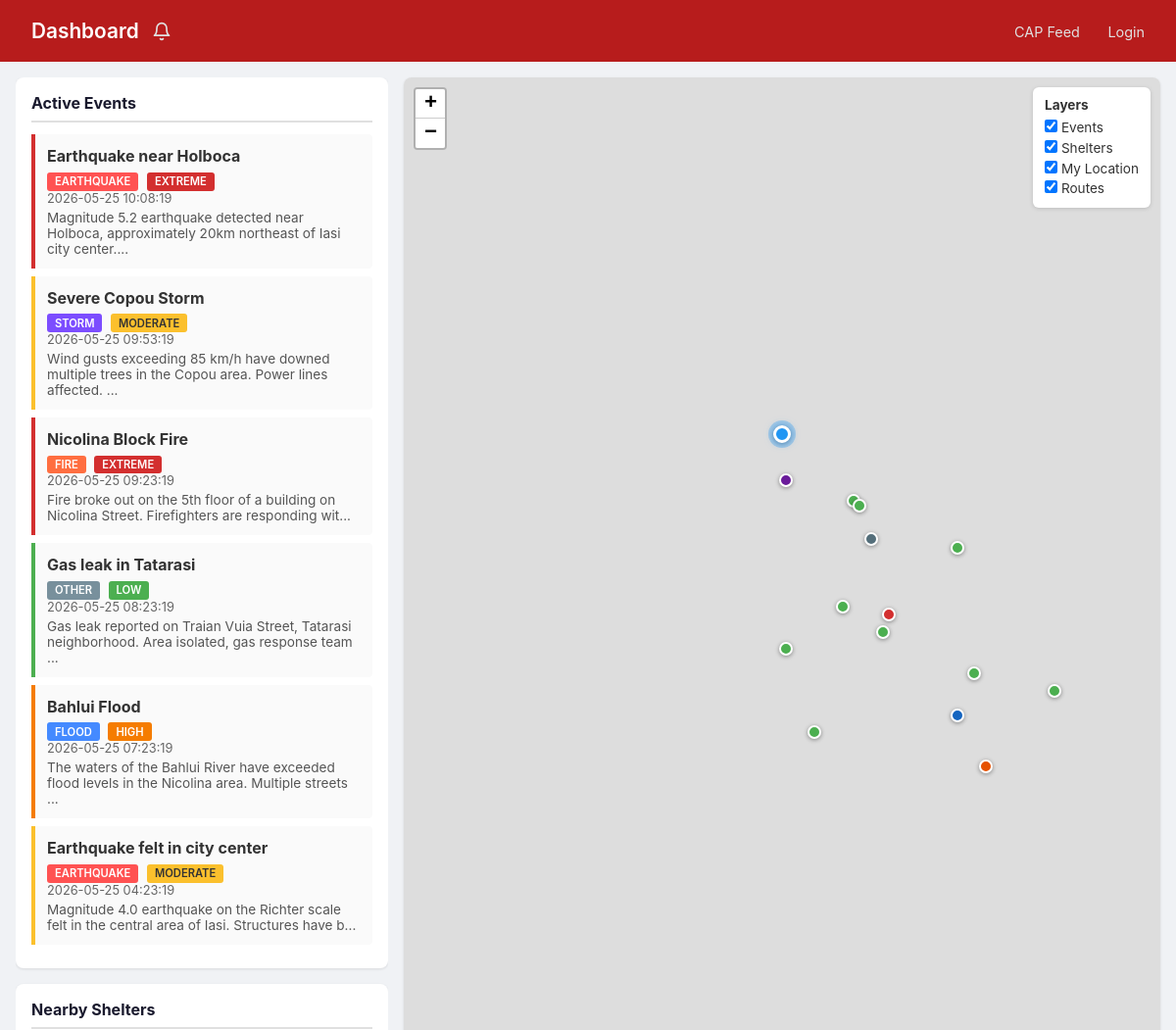
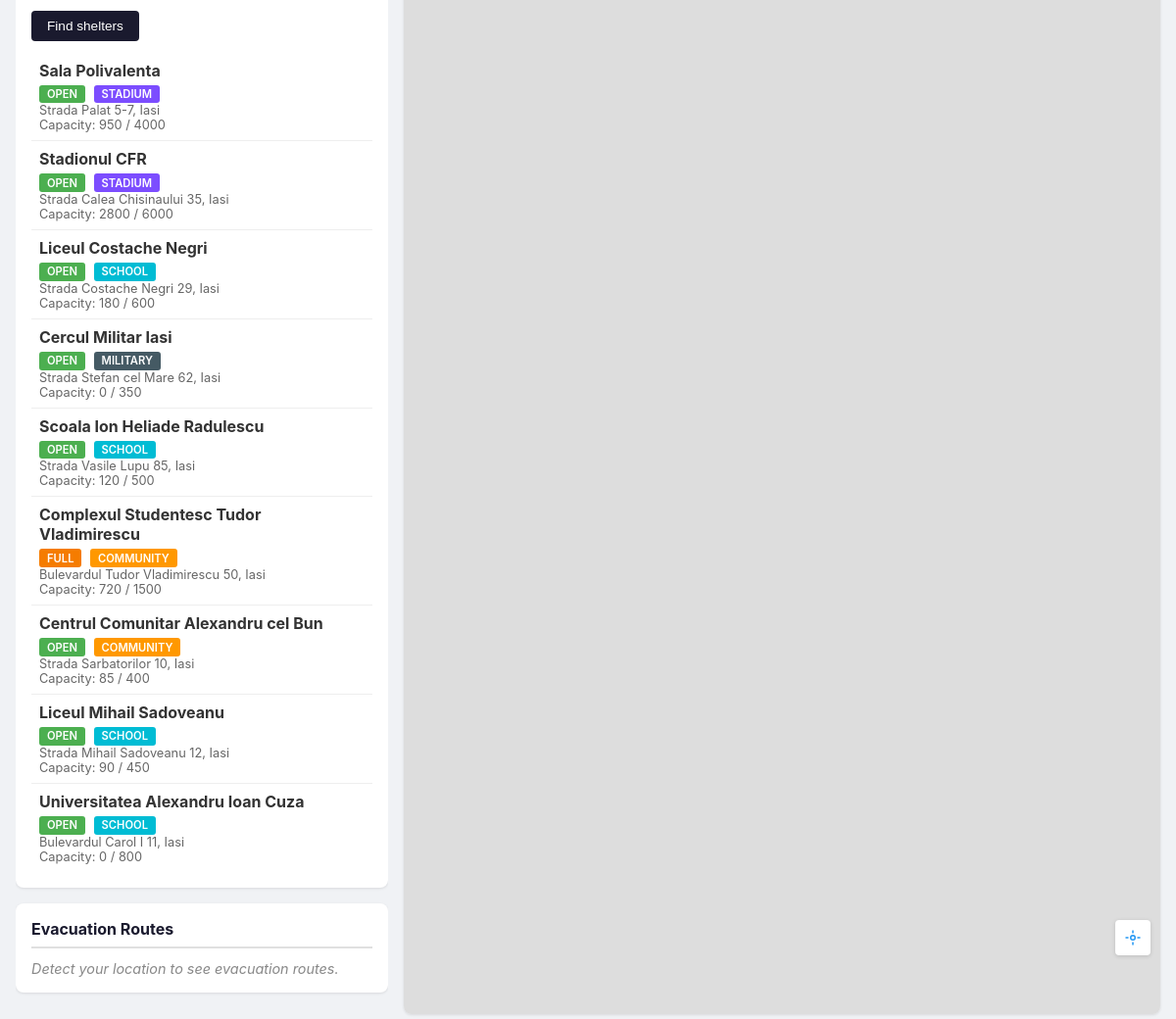
/dashboard, run on the app's committed database (2 pictures, top to bottom).
### tables this page shows
CREATE TABLE IF NOT EXISTS emergency_events (
    id              INT UNSIGNED NOT NULL AUTO_INCREMENT,
    event_type      ENUM('earthquake', 'flood', 'fire', 'storm', 'other') NOT NULL,
    title           VARCHAR(255) NOT NULL,
    description     TEXT,
    severity        ENUM('low', 'moderate', 'high', 'extreme') NOT NULL DEFAULT 'moderate',
    latitude        DECIMAL(10, 7),
    longitude       DECIMAL(10, 7),
    status          ENUM('active', 'resolved') NOT NULL DEFAULT 'active',
    started_at      TIMESTAMP NOT NULL DEFAULT CURRENT_TIMESTAMP,
    resolved_at     TIMESTAMP NULL DEFAULT NULL,
    created_at      TIMESTAMP NOT NULL DEFAULT CURRENT_TIMESTAMP,
    updated_at      TIMESTAMP NOT NULL DEFAULT CURRENT_TIMESTAMP ON UPDATE CURRENT_TIMESTAMP,
PRIMARY KEY (id));

CREATE TABLE IF NOT EXISTS shelters (
    id              INT UNSIGNED        NOT NULL AUTO_INCREMENT,
    name            VARCHAR(255)        NOT NULL,
    address         VARCHAR(500)        NOT NULL,
    latitude        DECIMAL(10, 7)      NOT NULL,
    longitude       DECIMAL(10, 7)      NOT NULL,
    geom_point      POINT               NOT NULL,
    capacity        INT UNSIGNED        NOT NULL DEFAULT 0,
    current_occupancy INT UNSIGNED      NOT NULL DEFAULT 0,
    shelter_type    ENUM('stadium', 'school', 'military', 'community', 'other') NOT NULL DEFAULT 'community',
    status          ENUM('open', 'full', 'closed') NOT NULL DEFAULT 'open',
    contact_phone   VARCHAR(30)         DEFAULT NULL,
    notes           TEXT                DEFAULT NULL,
    created_at      TIMESTAMP           NOT NULL DEFAULT CURRENT_TIMESTAMP,
    updated_at      TIMESTAMP           NOT NULL DEFAULT CURRENT_TIMESTAMP ON UPDATE CURRENT_TIMESTAMP,
    PRIMARY KEY (id),
    SPATIAL INDEX idx_shelters_geom (geom_point),
    INDEX idx_shelters_status (status)
);

### api/models/Event.php (called while the page is built, shortened)
<?php
class Event
{
    private $mysql;
    public function __construct($mysql)
    {
        $this->mysql = $mysql;
    }
    public function getActive()
    {
        if (
            !($stmt = $this->mysql->prepare(
                "SELECT id, event_type, title, description, severity, latitude, longitude, status, started_at
             FROM emergency_events
             WHERE status = 'active'
             ORDER BY started_at DESC"
            ))
        ) {
            return [false, 'Error preparing query: ' . $this->mysql->error];
        }
        if (!$stmt->execute()) {
            return [false, 'Error executing query: ' . $this->mysql->error];
        }
        if (!($result = $stmt->get_result())) {
            return [false, 'Error retrieving result: ' . $this->mysql->error];
        }
        $events = [];
        while ($row = $result->fetch_assoc()) {
            $events[] = $row;
        }
        return [true, $events];
    }
}

### api/models/Shelter.php (called while the page is built, shortened)
<?php
class Shelter
{
    private $mysql;
    public function __construct($mysql)
    {
        $this->mysql = $mysql;
    }
    public function getAll()
    {
        if (
            !($stmt = $this->mysql->prepare(
                "SELECT id, name, address, latitude, longitude, capacity, current_occupancy, shelter_type, status, contact_phone, notes
             FROM shelters WHERE status != 'closed'"
            ))
        ) {
            return [false, 'Error preparing query: ' . $this->mysql->error];
        }
        if (!$stmt->execute()) {
            return [false, 'Error executing query: ' . $this->mysql->error];
        }
        if (!($result = $stmt->get_result())) {
            return [false, 'Error retrieving result: ' . $this->mysql->error];
        }
        $shelters = [];
        while ($row = $result->fetch_assoc()) {
            $shelters[] = $row;
        }
        return [true, $shelters];
    }
}

### public/views/PublicDashboard.php (the view, shortened to what this page needs)
<!DOCTYPE html>
<html lang="en">
<head>
    <link rel="stylesheet" href="https://unpkg.com/leaflet@1.9.4/dist/leaflet.css" />
    <link rel="stylesheet" href="dashboard.css">
</head>
<body>
    <header class="dashboard-header">
        <div class="header-top">
            <div class="header-brand">
                <h1>Dashboard</h1>
                <div class="notification-wrapper">
                    <button id="notificationBell" class="notification-bell" aria-label="Notifications">
                        <svg width="20" height="20" viewBox="0 0 24 24" fill="none" stroke="currentColor" stroke-width="2" stroke-linecap="round" stroke-linejoin="round">
                            <path d="M18 8A6 6 0 0 0 6 8c0 7-3 9-3 9h18s-3-2-3-9"/>
                            <path d="M13.73 21a2 2 0 0 1-3.46 0"/>
                        </svg>
                    </button>
                </div>
            </div>
        </div>
        <nav id="headerNav">
            <a href="cap-feed" target="_blank">CAP Feed</a>
            <?php if ($isLoggedIn): ?>
                <a class="logged-in" href="login">Logged in as <?php echo htmlspecialchars($username); ?></a>
            <?php else: ?>
                <a href="login">Login</a>
            <?php endif; ?>
        </nav>
    </header>
    <main class="dashboard-main">
        <div class="dashboard-content">
            <div class="sidebar">
                <section class="panel">
                    <h2>Active Events</h2>
                    <?php if (empty($events)): ?>
                        <p class="empty-state">No active emergencies.</p>
                    <?php else: ?>
                        <ul class="event-list">
                            <?php foreach ($events as $event): ?>
                                <li class="event-item severity-<?php echo htmlspecialchars($event['severity']); ?>"
                                    data-lat="<?php echo htmlspecialchars($event['latitude']); ?>"
                                    data-lng="<?php echo htmlspecialchars($event['longitude']); ?>">
                                    <strong><?php echo htmlspecialchars($event['title']); ?></strong>
                                    <span class="badge badge-<?php echo htmlspecialchars($event['event_type']); ?>">
                                        <?php echo htmlspecialchars($event['event_type']); ?>
                                    </span>
                                    <span class="badge badge-severity-<?php echo htmlspecialchars($event['severity']); ?>">
                                        <?php echo htmlspecialchars($event['severity']); ?>
                                    </span>
                                    <small><?php echo htmlspecialchars($event['started_at']); ?></small>
                                    <p><?php echo htmlspecialchars(mb_strimwidth($event['description'] ?? '', 0, 100, '...')); ?>
                                    </p>
                                </li>
                            <?php endforeach; ?>
                        </ul>
                    <?php endif; ?>
                </section>
                <section class="panel">
                    <h2>Nearby Shelters</h2>
                    <div class="location-controls">
                        <button id="locateBtn" class="btn">Find shelters</button>
                    </div>
                    <div id="shelterList" class="shelter-list">
                        <?php foreach ($shelters as $shelter): ?>
                            <div class="shelter-item" data-lat="<?php echo htmlspecialchars($shelter['latitude']); ?>"
                                data-lng="<?php echo htmlspecialchars($shelter['longitude']); ?>"
                                data-id="<?php echo htmlspecialchars($shelter['id']); ?>">
                                <strong><?php echo htmlspecialchars($shelter['name']); ?></strong>
                                <span class="badge badge-status-<?php echo htmlspecialchars($shelter['status']); ?>">
                                    <?php echo htmlspecialchars($shelter['status']); ?>
                                </span>
                                <span class="badge badge-type-<?php echo htmlspecialchars($shelter['shelter_type']); ?>">
                                    <?php echo htmlspecialchars($shelter['shelter_type']); ?>
                                </span>
                                <small><?php echo htmlspecialchars($shelter['address']); ?></small>
                                <small>Capacity:
                                    <?php echo htmlspecialchars($shelter['current_occupancy'] . ' / ' . $shelter['capacity']); ?></small>
                            </div>
                        <?php endforeach; ?>
                    </div>
                </section>
                <section class="panel">
                    <h2>Evacuation Routes</h2>
                    <div id="routeList" class="route-list">
                        <p class="empty-state">Detect your location to see evacuation routes.</p>
                    </div>
                </section>
            </div>
            <div class="map-container">
                <div id="map"></div>
                <div id="layerControls" class="layer-controls">
                    <strong>Layers</strong>
                    <label><input type="checkbox" id="toggleEvents" checked> Events</label>
                    <label><input type="checkbox" id="toggleShelters" checked> Shelters</label>
                    <label><input type="checkbox" id="toggleUser" checked> My Location</label>
                    <label><input type="checkbox" id="toggleRoutes" checked> Routes</label>
                </div>
                <button id="centerOnMe" class="map-btn center-on-me-btn" title="Center on my location">
                    <svg width="18" height="18" viewBox="0 0 24 24" fill="none" stroke="currentColor" stroke-width="2">
                        <circle cx="12" cy="12" r="3" />
                        <path d="M12 2v4M12 18v4M2 12h4M18 12h4" />
                    </svg>
                </button>
            </div>
        </div>
    </main>
</body>
</html>

### public/dashboard.css (style rules this page uses)
* { margin: 0; padding: 0; box-sizing: border-box; }
body { font-family: -apple-system, BlinkMacSystemFont, "Segoe UI", Roboto, sans-serif; background: #f0f2f5; color: #333; }
.dashboard-header { background: #1a1a2e; color: #fff; padding: 1rem 2rem; display: flex; justify-content: space-between; align-items: center; transition: background 0.4s ease; }
.dashboard-header.header-alert { background: #b71c1c; animation: headerPulse 2s ease-in-out infinite; }
.dashboard-header h1 { font-size: 1.3rem; font-weight: 600; }
.dashboard-header nav a { color: #e0e0e0; text-decoration: none; margin-left: 1.5rem; font-size: 0.9rem; }
.dashboard-main { padding: 1rem; }
.dashboard-content { display: flex; gap: 1rem; height: calc(100vh - 4.5rem); }
.sidebar { width: 380px; min-width: 380px; overflow-y: auto; display: flex; flex-direction: column; gap: 1rem; }
.panel { background: #fff; border-radius: 8px; padding: 1rem; box-shadow: 0 1px 3px rgba(0, 0, 0, 0.1); }
.panel h2 { font-size: 1rem; margin-bottom: 0.75rem; color: #1a1a2e; border-bottom: 2px solid #e0e0e0; padding-bottom: 0.5rem; }
.empty-state { color: #888; font-style: italic; font-size: 0.9rem; }
.event-list { list-style: none; }
.event-item { padding: 0.75rem; border-left: 4px solid #ccc; margin-bottom: 0.5rem; background: #fafafa; border-radius: 0 4px 4px 0; cursor: pointer; }
.severity-extreme { border-left-color: #d32f2f; }
.severity-high { border-left-color: #f57c00; }
.severity-moderate { border-left-color: #fbc02d; }
.severity-low { border-left-color: #4caf50; }
.event-item strong { display: block; margin-bottom: 0.25rem; }
.event-item small { display: block; color: #666; font-size: 0.8rem; }
.event-item p { margin-top: 0.25rem; font-size: 0.85rem; color: #555; }
.badge { display: inline-block; padding: 0.15rem 0.5rem; border-radius: 3px; font-size: 0.7rem; font-weight: 600; text-transform: uppercase; margin-right: 0.25rem; }
.badge-earthquake { background: #ff5252; color: #fff; }
.badge-flood { background: #448aff; color: #fff; }
.badge-fire { background: #ff6e40; color: #fff; }
.badge-storm { background: #7c4dff; color: #fff; }
.badge-other { background: #78909c; color: #fff; }
.badge-severity-extreme { background: #d32f2f; color: #fff; }
.badge-severity-high { background: #f57c00; color: #fff; }
.badge-severity-moderate { background: #fbc02d; color: #333; }
.badge-severity-low { background: #4caf50; color: #fff; }
.badge-status-open { background: #4caf50; color: #fff; }
.badge-status-full { background: #f57c00; color: #fff; }
.location-controls { margin-bottom: 0.75rem; }
.btn { background: #1a1a2e; color: #fff; border: none; padding: 0.5rem 1rem; border-radius: 4px; cursor: pointer; font-size: 0.85rem; }
.shelter-list .shelter-item { padding: 0.5rem; border-bottom: 1px solid #eee; cursor: pointer; }
.shelter-list .shelter-item:last-child { border-bottom: none; }
.shelter-item strong { display: block; margin-bottom: 0.15rem; }
.shelter-item small { display: block; font-size: 0.8rem; color: #666; }
.map-container { flex: 1; border-radius: 8px; overflow: hidden; box-shadow: 0 1px 3px rgba(0, 0, 0, 0.1); position: relative; }
#map { width: 100%; height: 100%; }
.location-controls { display: flex; align-items: center; gap: 0.5rem; flex-wrap: wrap; }
.badge-type-stadium { background: #7c4dff; color: #fff; }
.badge-type-school { background: #00bcd4; color: #fff; }
.badge-type-military { background: #455a64; color: #fff; }
.badge-type-community { background: #ff9800; color: #fff; }
.layer-controls { position: absolute; top: 10px; right: 10px; background: #fff; border-radius: 6px; padding: 0.6rem 0.75rem; box-shadow: 0 1px 4px rgba(0, 0, 0, 0.15); z-index: 1000; font-size: 0.85rem; }
.layer-controls label { display: block; padding: 0.15rem 0; cursor: pointer; }
.layer-controls strong { display: block; margin-bottom: 0.3rem; }
.map-btn { position: absolute; right: 10px; width: 36px; height: 36px; background: #fff; border: none; border-radius: 4px; box-shadow: 0 1px 4px rgba(0, 0, 0, 0.15); cursor: pointer; z-index: 1000; display: flex; align-items: center; justify-content: center; color: #2196f3; }
.center-on-me-btn { bottom: 60px; }
.header-brand { display: flex; align-items: center; gap: 0.5rem; }
.notification-wrapper { position: relative; }
.notification-bell { background: none; border: none; color: #e0e0e0; cursor: pointer; padding: 0.35rem; border-radius: 4px; display: flex; align-items: center; justify-content: center; position: relative; }

### data on the page
emergency_events: title "Earthquake near Holboca", event_type "EARTHQUAKE", severity "EXTREME", started_at "2026-05-25 10:08:19", description "Magnitude 5.2 earthquake detected near Holboca, approximately 20km northeast of Iasi city center...."
emergency_events: title "Severe Copou Storm", event_type "STORM", severity "MODERATE", started_at "2026-05-25 09:53:19", description "Wind gusts exceeding 85 km/h have downed multiple trees in the Copou area. Power lines affected. ..."
emergency_events: title "Nicolina Block Fire", event_type "FIRE", severity "EXTREME", started_at "2026-05-25 09:23:19", description "Fire broke out on the 5th floor of a building on Nicolina Street. Firefighters are responding wit..."
emergency_events: title "Gas leak in Tatarasi", event_type "OTHER", severity "LOW", started_at "2026-05-25 08:23:19", description "Gas leak reported on Traian Vuia Street, Tatarasi neighborhood. Area isolated, gas response team ..."
emergency_events: title "Bahlui Flood", event_type "FLOOD", severity "HIGH", started_at "2026-05-25 07:23:19", description "The waters of the Bahlui River have exceeded flood levels in the Nicolina area. Multiple streets ..."
emergency_events: title "Earthquake felt in city center", event_type "EARTHQUAKE", severity "MODERATE", started_at "2026-05-25 04:23:19", description "Magnitude 4.0 earthquake on the Richter scale felt in the central area of Iasi. Structures have b..."
shelters: name "Sala Polivalenta", status "OPEN", shelter_type "STADIUM", address "Strada Palat 5-7, Iasi", current_occupancy+capacity "950 / 4000"
shelters: name "Stadionul CFR", status "OPEN", shelter_type "STADIUM", address "Strada Calea Chisinaului 35, Iasi", current_occupancy+capacity "2800 / 6000"
shelters: name "Liceul Costache Negri", status "OPEN", shelter_type "SCHOOL", address "Strada Costache Negri 29, Iasi", current_occupancy+capacity "180 / 600"
shelters: name "Cercul Militar Iasi", status "OPEN", shelter_type "MILITARY", address "Strada Stefan cel Mare 62, Iasi", current_occupancy+capacity "0 / 350"
shelters: name "Scoala Ion Heliade Radulescu", status "OPEN", shelter_type "SCHOOL", address "Strada Vasile Lupu 85, Iasi", current_occupancy+capacity "120 / 500"
shelters: name "Complexul Studentesc Tudor Vladimirescu", status "FULL", shelter_type "COMMUNITY", address "Bulevardul Tudor Vladimirescu 50, Iasi", current_occupancy+capacity "720 / 1500"
shelters: name "Centrul Comunitar Alexandru cel Bun", status "OPEN", shelter_type "COMMUNITY", address "Strada Sarbatorilor 10, Iasi", current_occupancy+capacity "85 / 400"
shelters: name "Liceul Mihail Sadoveanu", status "OPEN", shelter_type "SCHOOL", address "Strada Mihail Sadoveanu 12, Iasi", current_occupancy+capacity "90 / 450"
shelters: name "Universitatea Alexandru Ioan Cuza", status "OPEN", shelter_type "SCHOOL", address "Bulevardul Carol I 11, Iasi", current_occupancy+capacity "0 / 800"
